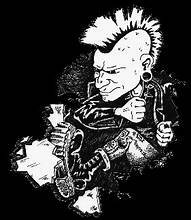
#> input picture project_14/punk.jpg, 191 x 220 px, found by its file name
$ python 'binary patten.py'
#> lines starting #> are read from the running program, lines starting #| are printed output that depends on the picture
import cv2
import numpy as np
from skimage.feature import local_binary_pattern

# Baca citra dalam grayscale
image = cv2.imread("c:/Users/Thinkpad/Documents/TUGAS/pengolahan citra digital/project_14/punk.jpg", cv2.IMREAD_GRAYSCALE)
#> image is the input picture: shape (220, 191); min 0, max 255, mean 57.9

# Terapkan Local Binary Pattern
radius = 1
n_points = 8 * radius
lbp = local_binary_pattern(image, n_points, radius, method='uniform')
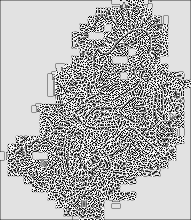
#> lbp: shape (220, 191) float64; min 0, max 9, mean 6.34; drawn with min black and max white

# Konversi LBP ke tipe data uint8 dan tampilkan hasil
lbp = lbp.astype(np.uint8)
cv2.imshow('Local Binary Pattern', lbp)
cv2.waitKey(0)
cv2.destroyAllWindows()
